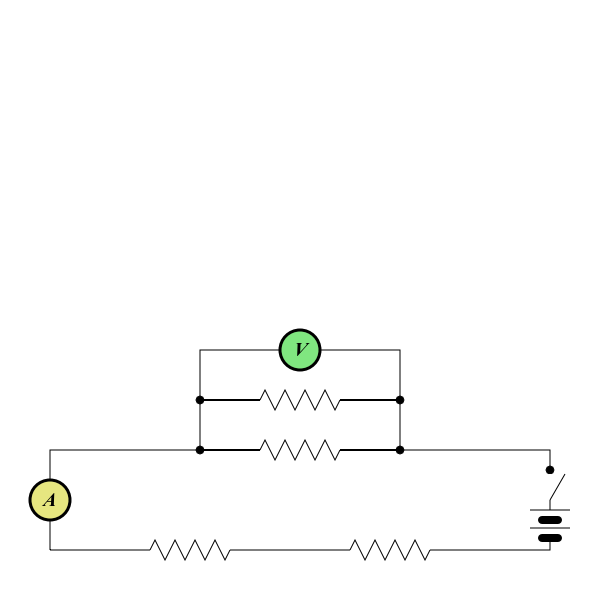

This figure's Python source:
from math import tau

import numpy as np

from kiva.api import CAP_ROUND, CIRCLE_MARKER, Font, STROKE
from kiva.image import GraphicsContext, CompiledPath

gc = GraphicsContext((600, 300))

# step 1) draw wires
gc.rect(50, 50, 500, 100)
gc.rect(200, 150, 200, 50)
gc.rect(200, 200, 200, 50)
gc.stroke_path()
gc.save("images/step_1.png")

# step 2) draw dots for wire connections
points = np.array([
    [200., 150.],
    [200., 200.],
    [400., 150.],
    [400., 200.],
    [550., 130.] 
])
gc.draw_marker_at_points(points, 4.0, CIRCLE_MARKER)
gc.save("images/step_2.png")

# step 3) Ammeter and Voltmeter
font = Font('Times New Roman', size=20)
gc.set_font(font)
with gc:  # Voltmeter
    gc.translate_ctm(50, 100)
    gc.set_fill_color((.9, .9, 0.5, 1.0))
    gc.set_line_width(3)
    gc.arc(0, 0, 20, 0.0, tau)
    gc.draw_path()

    gc.set_fill_color((0., 0., 0., 1.0))
    x, y, w, h = gc.get_text_extent('A')
    gc.show_text_at_point('A', -w/2, -h/2)

with gc:  # Ammeter
    gc.translate_ctm(300, 250)
    gc.set_fill_color((0.5, .9, 0.5, 1.0))
    gc.set_line_width(3)
    gc.arc(0, 0, 20, 0.0, tau)
    gc.draw_path()

    gc.set_fill_color((0., 0., 0., 1.0))
    x, y, w, h = gc.get_text_extent('V')
    gc.show_text_at_point('V', -w/2, -h/2)
gc.save("images/step_3.png")

# step 5) clear some space for the resistors
clear_resistor_path = CompiledPath()
clear_resistor_path.move_to(0,0)
clear_resistor_path.line_to(80, 0)

resistor_locations = [
    (150, 50),
    (350, 50),
    (260, 150),
    (260, 200)
]
with gc:
    gc.set_stroke_color((1., 1., 1., 1.))
    gc.set_line_width(2)
    gc.draw_path_at_points(resistor_locations, clear_resistor_path, STROKE)

#step 4) resistors
resistor_path = CompiledPath()
resistor_path.move_to(0,0)
resistor_path_points = [(i*10+5, 10*(-1)**i) for i in range(8)]
for x, y in resistor_path_points:
    resistor_path.line_to(x,y)
resistor_path.line_to(80, 0)
gc.draw_path_at_points(resistor_locations, resistor_path, STROKE)
gc.save("images/step_45.png")

# step 6) switch
# white out the wire 
with gc:
    gc.translate_ctm(550, 130)
    # wire connection dot markers have size 4 and we don't want to clear that
    gc.move_to(0, -4)
    gc.set_stroke_color((1., 1., 1., 1.))
    gc.set_line_width(2)
    gc.line_to(0, -30)
    gc.stroke_path()
# draw the switch
with gc:
    # move to the connected side of the switch and rotate coordinates
    # to the angle we want to draw the switch
    gc.translate_ctm(550, 100)
    gc.rotate_ctm(tau/6)
    gc.move_to(0, 0)
    gc.line_to(30, 0)
    gc.stroke_path()
gc.save("images/step_6.png")

# step 7) battery
with gc:
    gc.translate_ctm(550, 90)
    # wire connection dot markers have size 4 and we don't want to clear that
    gc.move_to(0, 0)
    gc.set_stroke_color((1., 1., 1., 1.))
    gc.set_line_width(2)
    gc.line_to(0, -30)
    gc.stroke_path()

with gc:
    gc.translate_ctm(550, 90)
    gc.move_to(0, 0)
    thin_starts = [
        (-20, 0),
        (-20, -18)
    ]
    thin_ends = [
        (20,0),
        (20, -18),
    ]
    gc.line_set(thin_starts, thin_ends)
    gc.stroke_path()
    thick_starts = [
        (-8, -10),
        (-8, -28)
    ]
    thick_ends = [
        (8, -10),
        (8, -28),
    ]
    gc.set_line_width(8)
    gc.set_line_cap(CAP_ROUND)
    gc.line_set(thick_starts, thick_ends)
    gc.stroke_path()

gc.save("images/tutorial.png")
